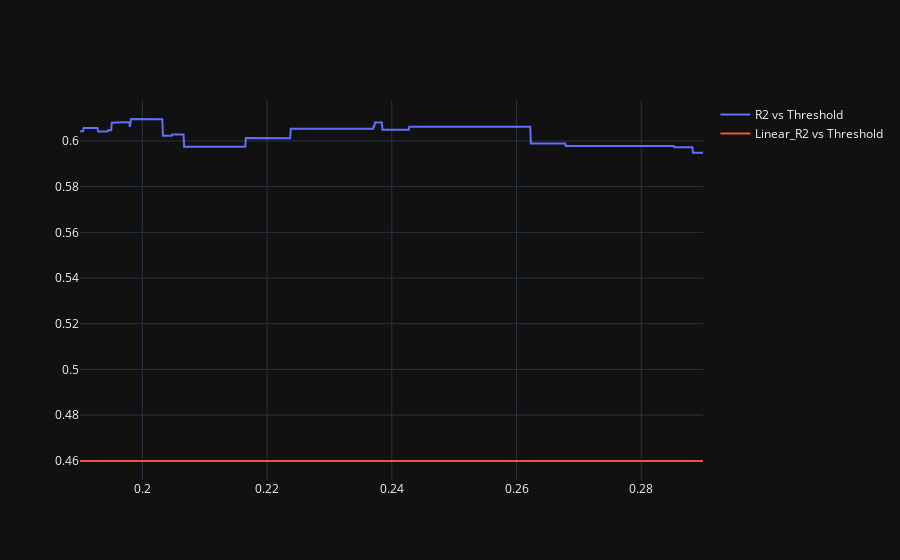

The code cell stored with this chart in its notebook:
### Code cell
cut_off_frequency = 1200
cut_off_index = int(cut_off_frequency * N / T)

yf[cut_off_index:-cut_off_index] = 0

#  yf is the FFT of the data and xf is the frequency bins
magnitude = np.abs(yf)


# These three operations are defined as functions, so that later I can loop through them incrementing the parameters to find the optimum noise threshold for extracting a signal that fits the data.

# Top level function
def find_r2(threshold_factor):
    predicted_regular_y, prediction_df = create_prediction_df(threshold_factor)

    linear_prediction_df = pd.DataFrame({
        OICD: regular_x,
        'Prediction': predicted_regular_y
    })
    
    linear_mse, r2_linear, mae_linear = compare_pred_to_df(linear_prediction_df)

    mse, r2, mae = compare_pred_to_df(prediction_df)

    return np.array([threshold_factor, mse, r2, mae, linear_mse, r2_linear, mae_linear])

# Function to compare the model to the real data
def compare_pred_to_df(prediction_df):
    # Merge true values with modulated line
    test_predictions = pd.merge(test_df[[OICD, MED_RES]], prediction_df, on=OICD, how='left')
    # Drop rows where 'NUM_COLLISIONS' or 'Prediction' is NaN
    test_predictions_clean = test_predictions.dropna(subset=[MED_RES, 'Prediction'])
    y_true = test_predictions_clean[MED_RES]
    y_pred = test_predictions_clean['Prediction']
    mse = mean_squared_error(y_true, y_pred)
    r2 = r2_score(y_true, y_pred)
    mae = mean_absolute_error(y_true, y_pred)
    return mse, r2, mae

# Function to extract the model using a given noise threshold.
def create_prediction_df(threshold_factor):

    # Identify significant frequencies based on a threshold
    threshold = magnitude.max() * threshold_factor  # Example threshold: 10% of max amplitude8
    significant_indices = np.where(magnitude >= threshold)[0]

    # Create a filtered version of the FFT results
    filtered_yf = np.zeros_like(yf)
    filtered_yf[significant_indices] = yf[significant_indices]

    # Inverse FFT to get the significant cyclical signal
    significant_signal = np.real(ifft(filtered_yf))
    predicted_regular_y = clean_slope * regular_x + clean_intercept
 
    # Combine with linear regression predictions
    combined_prediction = predicted_regular_y + significant_signal

    prediction_df = pd.DataFrame({
        OICD: regular_x,
        'Prediction': combined_prediction
    })
    return predicted_regular_y, prediction_df


outputs = []
# From prior experimentation I've picking a starting value of 0.19 for the noise threshold, as the outcome drops below this.
# For clarification: we're dropping from our FFT any signal that has a magnitude less than (strongest * threshold) 
baseline = 0.19

for factor in range(1000):
    outputs.append(find_r2(baseline+factor/10000))
    
r2_values = np.array(outputs)[:,2]
mae_values = np.array(outputs)[:,3]
threshold_used = np.array(outputs)[:,0]
linear_r2 = np.array(outputs)[:,5]
linear_mae = np.array(outputs)[:,6]

# We put all the results in a dataframe, so we can pick a winner.
df_best_threshold = pd.DataFrame({
    'Threshold Used': threshold_used,
    'R2': r2_values,
    'MAE': mae_values,
    'Linear_R2': linear_r2,
    'Linear_MAE': linear_mae
})

fig = go.Figure()

fig_mae = go.Figure()

fig.add_trace(go.Scatter(x=df_best_threshold['Threshold Used'], y=df_best_threshold['R2'], mode='lines', name='R2 vs Threshold'))
fig.add_trace(go.Scatter(x=df_best_threshold['Threshold Used'], y=df_best_threshold['Linear_R2'], mode='lines', name='Linear_R2 vs Threshold'))
fig_mae.add_trace(go.Scatter(x=df_best_threshold['Threshold Used'], y=df_best_threshold['MAE'], mode='lines', name='MAE vs Threshold'))
fig_mae.add_trace(go.Scatter(x=df_best_threshold['Threshold Used'], y=df_best_threshold['Linear_MAE'], mode='lines', name='Linear_MAE vs Threshold'))
fig.show()
fig_mae.show()

### Figure 1 — Plotly figure (JSON) as saved in the notebook; plotly's stock layout.template omitted (floating-point values rounded to 4 significant figures; data arrays with more than 128 entries replaced by an {"elided": "..."} marker saying what was removed)
{"data": [{"mode": "lines", "name": "R2 vs Threshold", "x": {"elided": "1000 float values"}, "y": {"elided": "1000 float values"}, "type": "scatter"}, {"mode": "lines", "name": "Linear_R2 vs Threshold", "x": {"elided": "1000 float values"}, "y": {"elided": "1000 float values"}, "type": "scatter"}], "layout": {}}
